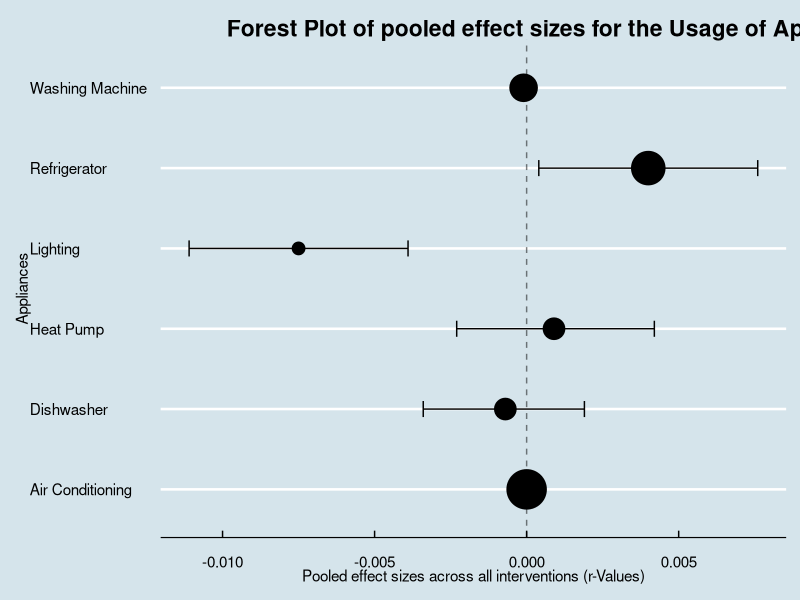

This chart was generated by the following R code:

library(tidyverse)
library(ggthemes)

## Appliance Usage data frame
data_plot_usage <- data.frame(
  Appliance = c("Washing Machine", "Refrigerator", "Dishwasher",
                "Heat Pump", "Air Conditioning", "Lighting"),
  Effect_Size = c(-0.0001, 0.0040, -0.0007, 0.0009, 0.0, -0.0075),
  Lower = c(-0.0003, 0.0004, -0.0034, -0.0023, -0.0001, -0.0111),
  Upper = c( 0.0001, 0.0076, 0.0019, 0.0042, 0.0001, -0.0039),
  Number_of_effect_sizes = c(9, 11, 7, 7, 13, 4))

## forest plot for appliance usage
ggplot(data_plot_usage, aes(Effect_Size, Appliance)) +
  geom_vline(xintercept = 0.0, linetype = "dashed", alpha = 0.5) +
  geom_point(size = data_plot_usage$Number_of_effect_sizes) +
  geom_errorbarh(aes(xmin = Lower, xmax = Upper, height = .2)) +
  labs(x = "Effect Size") +
  xlab("Pooled effect sizes across all interventions (r-Values)") +
  ylab("Appliances") +
  ggtitle("           Forest Plot of pooled effect sizes for the Usage of Appliances") +
  theme_economist()


